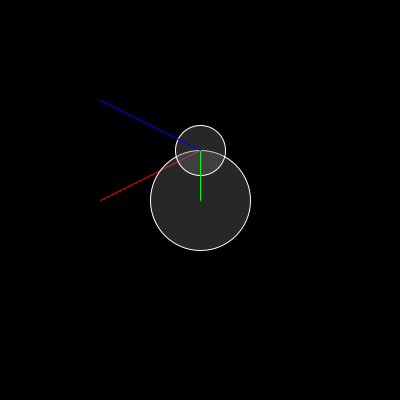
Frame 1 (no input)
Frame 60 (the mouse pressed at the canvas centre just before this capture): identical to frame 1, image omitted
Frame 120 (the mouse held since frame 60 and released just before this capture): identical to frame 1, image omitted

The Processing sketch that drew this single still picture (run headless with seeded random() and noise(); from frame 60 on, the mouse is pressed at the canvas centre):

// Processing sketch: curved_bounce
// ── curved_bounce.pde
void setup() {
  fill(100, 100);
  stroke(255);
  size(400, 400);
}

void draw() {
  background(0);
  translate(width/2, height/2); 
  circles();
}

void circles() {
  // Particle 1
  PVector c1 = new PVector(0, 0);
  float d1 = 100;
  float r1 = d1/2;

  // Particle 2
  PVector c2 = new PVector(0, -50);
  PVector v = new PVector(-100, 50);

  // red, velocity
  stroke(255, 0, 0);
  line(c2.x, c2.y, c2.x + v.x, c2.y + v.y);

  float d2 = 50;
  float r2 = d2/2;

  stroke(255);
  ellipse(c1.x, c1.y, d1, d1);
  ellipse(c2.x, c2.y, d2, d2);

  PVector n = new PVector(c2.x - c1.x, c2.y - c1.y);

  // green, difference
  stroke(0, 255, 0);
  line(c1.x, c1.y, c1.x + n.x, c1.y + n.y);

  PVector reflection = reflect(n, v);
  stroke(0, 0, 255);
  line(c2.x, c2.y, c2.x + reflection.x, c2.y + reflection.y);
}

void lines() {
  PVector n = new PVector(0, -100);
  PVector v = new PVector(-100, 50);
  stroke(255, 0, 0);
  line(0, 0, n.x, n.y);

  stroke(0, 255, 0);
  line(0, 0, v.x, v.y);

  PVector reflection = reflect(n, v);

  stroke(0, 0, 255);
  line(0, 0, reflection.x, reflection.y);
}

PVector reflect(PVector n, PVector v) {
  //  2 * (v . n) * n - v
  n.normalize();
  float vdotn = v.dot(n);
  PVector twovdotnn = PVector.mult(n, 2*vdotn);
  return PVector.sub(v, twovdotnn);
}
